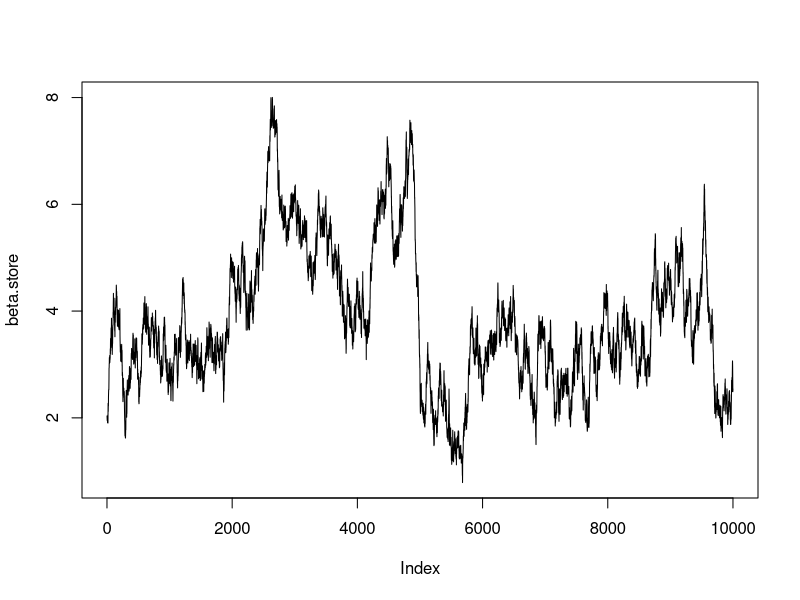
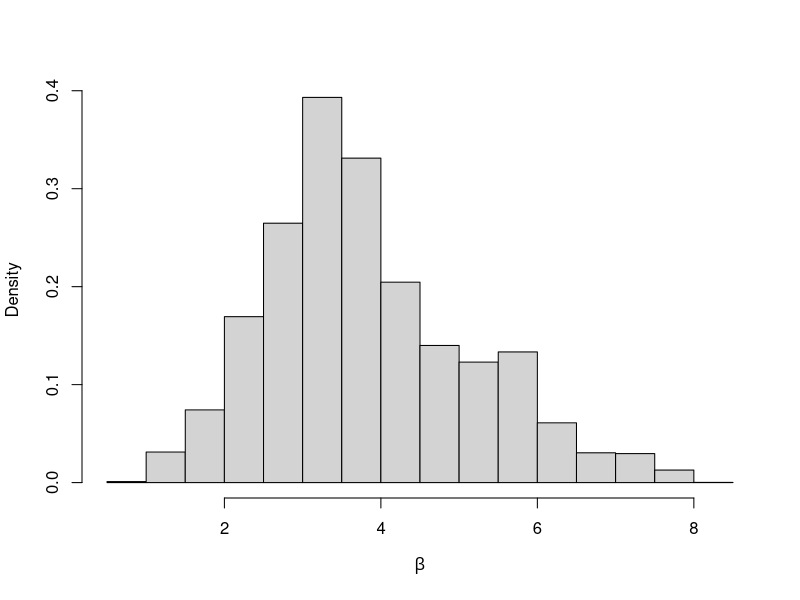

Source code (R) for these figures, in order:
#Function that evaluates Pareto loglikelihood
log.likelihood <- function(x, beta){

  log.value <- length(x)*log(beta) - (beta + 1)*sum(log(x))

  return(log.value)

}

# MCMC Sampler ------------------------------------------------------------

#Initialise Values
x <- c(1.019844, 1.043574, 1.360953, 1.049228, 1.491926, 1.192943, 1.323738, 1.262572, 2.034768, 1.451654)
n.iter <- 10000 #number of iterations
beta.current <- 2 #initial value for beta
beta.store <- numeric(n.iter) #empty vecotr to store beta at each iteration

#Run MCMC For Loop
for(i in 1:n.iter){

  #Propose prop value for beta
  beta.prop <- rnorm(1, beta.current, 0.1)

  #Compute current and prop loglikelihood
  loglike.prop     <- log.likelihood(x, beta.prop)
  loglike.current <- log.likelihood(x, beta.current)

  #Compute Log acceptance probability
  log.p.acc <- loglike.prop - loglike.current +
    dgamma(beta.prop, 1, 0.01, log = TRUE) - dgamma(beta.current, 1, 0.01, log = TRUE)

  #Accept/Reject
  u <- runif(1)
  if(log(u) < log.p.acc){
    beta.current <- beta.prop
  }

  #Store Current Value
  beta.store[i] <- beta.current


}

#Plot trace plots
plot(beta.store, type = 'l')

#Investigate posterior
hist(beta.store, freq = FALSE, main = "", xlab = expression(beta))
quantile(beta.store, c(0.025, 0.975))
